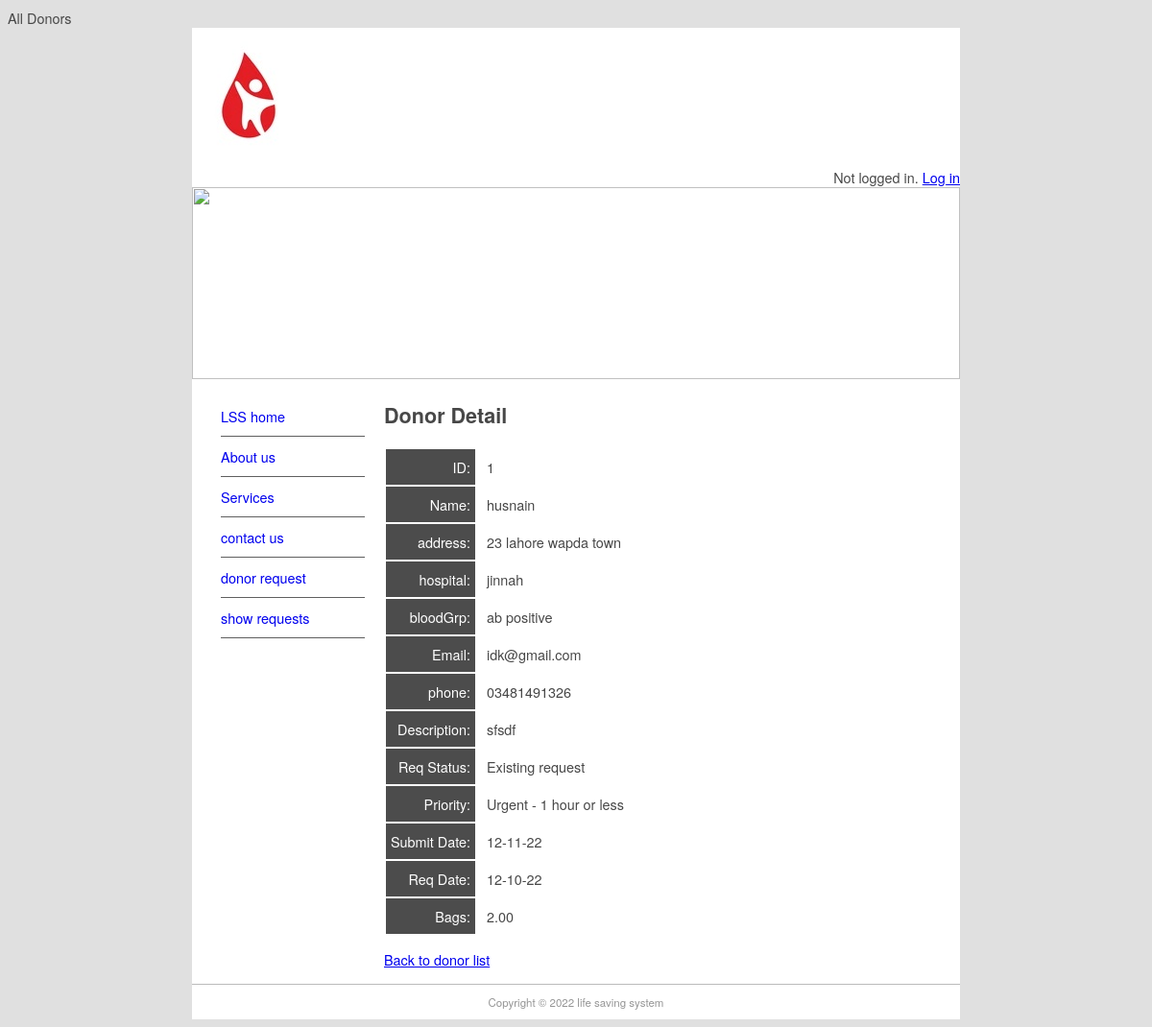
/donor/show/1, run on the app's committed database.
### pages/models.py (models this page shows, shortened)
class Page(models.Model):
    title = models.CharField(max_length=60)
    permalink = models.CharField(max_length=12, unique=True)
    update_date = models.DateTimeField('last updated')
    bodytext = models.TextField ('page content', blank=True)

### donorReq/models.py (models this page shows, shortened)
class DonorReq(models.Model):
    name = models.CharField(max_length=100)
    address = models.CharField(max_length=200, blank=True)
    phone = models.CharField(max_length=30, blank=True)
    email = models.EmailField()
    hospital = models.CharField(max_length=20 , blank=True)
    description = models.TextField()
    reqstatus = models.CharField(max_length=20, choices=STATUS_CHOICES)
    priority = models.CharField(max_length=40, choices=PRIORITY_CHOICES)
    reqDetails = models.FileField(upload_to='uploads/', blank=True)
    submitted = models.DateField(auto_now_add=True)
    reqdate = models.DateField(blank=True, null=True)
    bags = models.DecimalField(decimal_places=2, max_digits=7, blank=True, default=0)
    username = models.ForeignKey(User, blank=True, null=True, on_delete=models.CASCADE)
    bloodGrp = models.CharField(max_length=20 , blank=True)

### donorReq/views.py (the view)
class DonorView(DetailView):
    model = DonorReq
    context_object_name = 'donor'
    def get_context_data(self, **kwargs):
        context = super(DonorView, self).get_context_data(**kwargs)
        context['page_list'] = Page.objects.all()
        return context

### donorReq/templates/donorReq/donorreq_detail.html (shortened to what this page needs)
{% extends "donorReq/donor.html"%}
{% block content %}
<h1>Donor Detail</h1>
<table class="donor">
  <tr><td>ID:</td><td>{{donor.id }}</td></tr>
  <tr><td>Name:</td><td>{{ donor.name }}</td></tr>
  <tr><td>address:</td><td>{{ donor.address }}</td></tr>
  <tr><td>hospital:</td><td>{{ donor.hospital }}</td></tr>
  <tr><td>bloodGrp:</td><td>{{ donor.bloodGrp }}</td></tr>
  <tr><td>Email:</td><td>{{ donor.email }}</td></tr>
  <tr><td>phone:</td><td>{{ donor.phone }}</td></tr>
  <tr><td>Description:</td><td>{{ donor.description }}</td></tr>
  <tr><td>Req Status:</td><td>{{ donor.get_reqstatus_display }}</td></tr>
  <tr><td>Priority:</td><td>{{ donor.get_priority_display }}</td></tr>
  <tr><td>Submit Date:</td><td>{{ donor.submitted|date:"m-d-y" }}</td></tr>
  <tr><td>Req Date:</td><td>{{ donor.reqdate|date:"m-d-y"|default:"pending" }}</td></tr>
  <tr><td>Bags:</td><td>{{ donor.bags|default:"--" }}</td></tr>
</table>
<p><a href="../show">Back to donor list</a></p>
{% endblock content %}

### donorReq/templates/donorReq/donor.html (shortened to what this page needs)
{% extends "base.html" %}
{% block sidenav %}
    {% for page in page_list %}
        <li><a href="{{ page.permalink }}">{{ page.title }}</a></li>
    {% endfor %}
{% endblock sidenav %}

### mysite/static/main.css (style rules this page uses)
body { background-color: #E0E0E0; font-family: Gotham, "Helvetica Neue", Helvetica, Arial, sans-serif; font-size: 0.9em; text-align: justify; color: #474747; }
#nav li { padding-top: 10px; padding-bottom: 10px; font-size: 1em; list-style-type: none; border-bottom: thin solid #5F5F5F; color: #4C4C4C; left: 0px; list-style-position: inside; margin-left: -10px; }
#nav li a { text-decoration: none; }
.donor td:first-child { background-color: #4C4C4C; color: white; text-align: right; padding: 8px 5px; border: none; }
.donor td { padding: 5px 10px; }

### data on the page
Page: title "LSS home"
Page: title "About us"
Page: title "Services"
DonorReq: id "1", name "husnain", address "23 lahore wapda town", hospital "jinnah", bloodGrp "ab positive", email "idk@gmail.com", phone "03481491326", description "sfsdf", reqstatus "Existing request", priority "Urgent - 1 hour or less", submitted "12-11-22", reqdate "12-10-22", bags "2.00"
